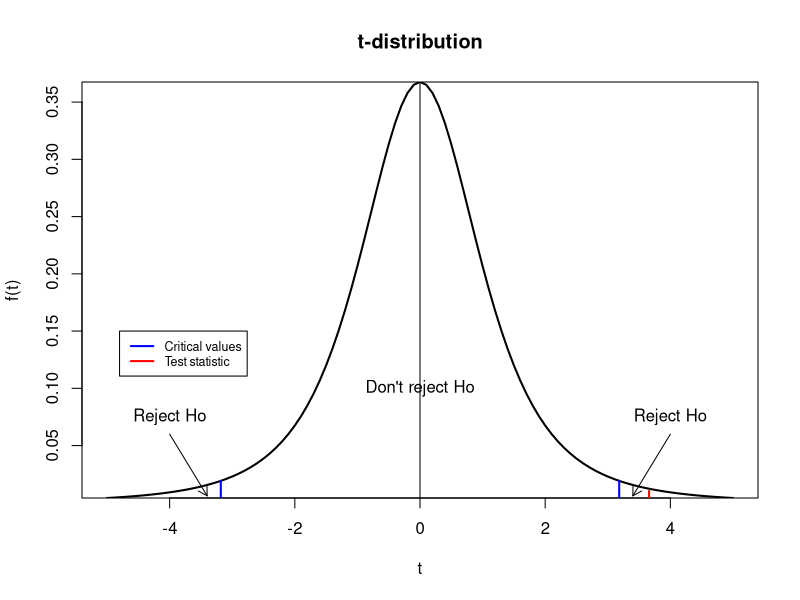

The R source for this figure:
############################################################################
# NAME:  Chris Bilder                                                      #
# DATE:  9-4-06                                                            #
# PURPOSE: Draw a t-distribution for the sales and adverstising example    #
#                                                                          #
# NOTES: 1)                                                                #
#                                                                          #
############################################################################


#This changes a default graphics "par"ameter value - see help(par) for more on it
#  "r" is the default which causes the y-axis to be 4% larger (both directions) than the minimum value being plotted
par(yaxs = "i") 

#t-distribution - note that dt() finds f(t) for a t-distribution.  
curve(expr = dt(x = x, df = 3), from = -5, to = 5, ylab = "f(t)", xlab = "t", lty = "solid", lwd = 2, col = "black",
      main = "t-distribution")

#Add critical values
segments(x0 = qt(p = 1-0.05/2, df = 3), y0 = 0, x1 = qt(p = 1-0.05/2, df = 3), y1 = dt(x = qt(p = 1-0.05/2, df = 3), df = 3),
         col = "blue", lwd = 2)
segments(x0 = qt(p = 0.05/2, df = 3), y0 = 0, x1 = qt(p = 0.05/2, df = 3), y1 = dt(x = qt(p = 0.05/2, df = 3), df = 3),
         col = "blue", lwd = 2)
         
#Center line
segments(x0 = 0, y0 = 0, x1 = 0, y1 = dt(x = 0, df = 3), col = "black")

#Labels
text(x = 0, y = 0.1, label = "Don't reject Ho")
text(x = -4, y = 0.075, label = "Reject Ho")
text(x = 4, y = 0.075, label = "Reject Ho")
    
#Draw arrows
arrows(x0 = -4, y0 = 0.06, x1 =-3.4, y1 = dt(x = -4, df = 3)/1.5, length = 0.1)
arrows(x0 =  4, y0 = 0.06, x1 = 3.4, y1 = dt(x =  4, df = 3)/1.5, length = 0.1)
         
#Test statistic location
segments(x0 = 3.66, y0 = 0, x1 = 3.66, y1 = dt(x =  3.66, df = 3)-0.002, col = "red", lwd = 2)

#Legend
legend(x = -4.8, y = 0.15, legend = c("Critical values", "Test statistic"), col = c("blue", "red"), 
       cex = 0.75, lty = c(1,1), lwd = c(2,2))
